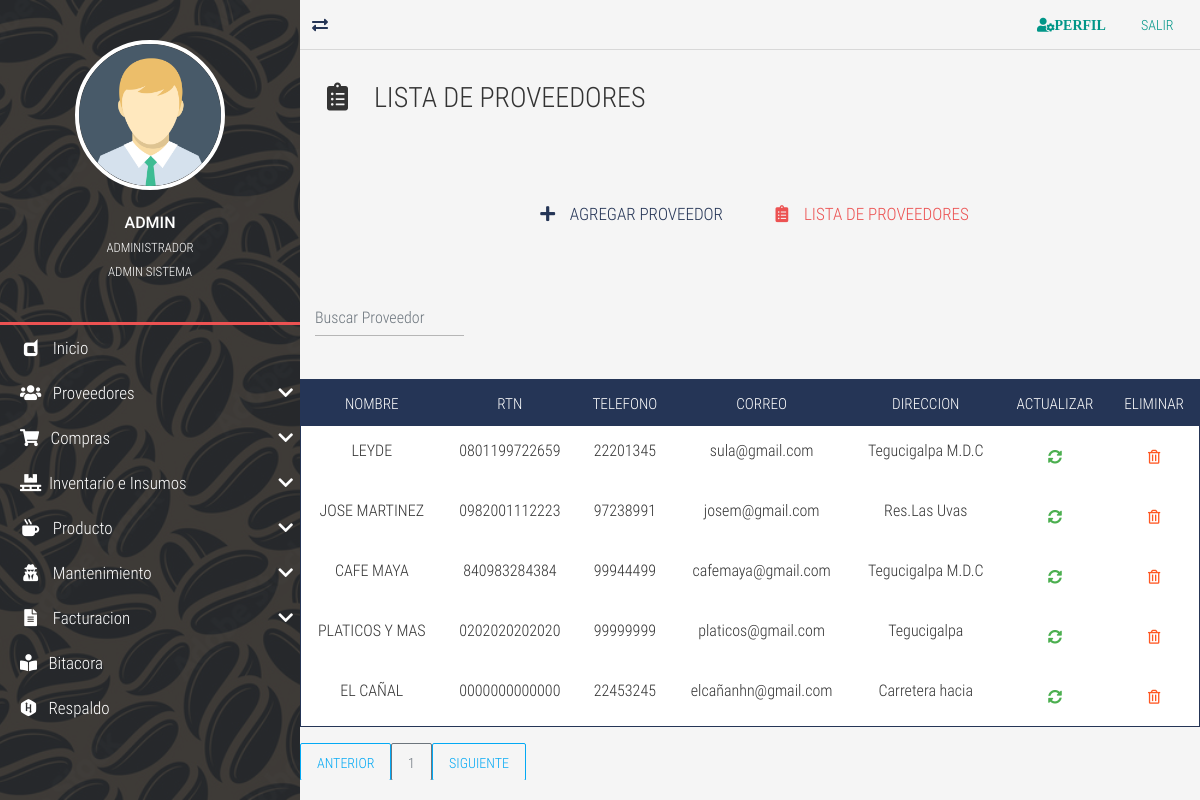
Screenshot of /proveedor-list/ (signed in) with the database file from the repository.
### tables this page shows
CREATE TABLE `TBL_Proveedores` (
  `id_Proveedores` int NOT NULL AUTO_INCREMENT,
  `nom_proveedor` varchar(45) DEFAULT NULL,
  `rtn_proveedor` varchar(50) DEFAULT NULL,
  `tel_proveedor` varchar(50) DEFAULT NULL,
  `correo_proveedor` varchar(45) NOT NULL,
  `dir_proveedor` varchar(45) DEFAULT NULL,
  PRIMARY KEY (`id_Proveedores`) USING BTREE
);

### controladores/vistasControlador.php (called while the page is built, shortened)
<?php
	class vistasControlador extends vistasModelo{
		public function obtener_plantilla_controlador(){
			return require_once "./vistas/plantilla.php";
		}
	}

### index.php (called while the page is built, shortened)
<?php
	require_once "./controladores/vistasControlador.php";
	$plantilla = new vistasControlador();
	$plantilla->obtener_plantilla_controlador();

### vistas/contenidos/proveedor-list-view.php (the view, shortened to what this page needs)
<div class="full-box page-header">
	<h3 class="text-left">
		<i class="fas fa-clipboard-list fa-fw"></i> &nbsp; LISTA DE PROVEEDORES
	</h3>
</div>
<div class="container-fluid">
	<ul class="full-box list-unstyled page-nav-tabs">
		<li>
			<a href="<?php echo SERVERURL; ?>proveedor-new/"><i class="fas fa-plus fa-fw"></i> &nbsp; AGREGAR PROVEEDOR</a>
		</li>
		<li>
			<a class="active" href="<?php echo SERVERURL; ?>proveedor-list/"><i class="fas fa-clipboard-list fa-fw"></i> &nbsp; LISTA DE PROVEEDORES</a>
		</li>
		</ul>
</div>
<?php
$where="";
?>
      <div class="container-fluid">
  <form class="d-flex">
      <input class="form-control me-2 light-table-filter" data-table="table_id" type="text"
      placeholder="Buscar Proveedor">
      </form>
  </div>
  <br>
      <table class="table table-striped table-dark table_id text-center" id="tblDatos">
                         <thead>
                         <tr>
                        <th>NOMBRE</th>
                        <th>RTN</th>
                        <th>TELEFONO</th>
                        <th>CORREO</th>
                        <th>DIRECCION</th>
                    	<th>ACTUALIZAR</th>
						<th>ELIMINAR</th>
                        </tr>
                        </thead>
                        <tbody>
				<?php
include ("./cone.php");
$SQL="SELECT * FROM TBL_Proveedores
$where";
$dato = mysqli_query($conexion, $SQL);
if($dato -> num_rows >0){
    while($fila=mysqli_fetch_array($dato)){
?>
<tr>
<td><?php echo $fila['nom_proveedor']; ?></td>
<td><?php echo $fila['rtn_proveedor']; ?></td>
<td><?php echo $fila['tel_proveedor']; ?></td>
<td><?php echo $fila['correo_proveedor']; ?></td>
<td><?php echo $fila['dir_proveedor']; ?></td>
<td>
	<a href="<?php echo SERVERURL; ?>proveedor-update/<?php echo $fila['id_Proveedores']?>" class="btn btn-success">
		<i class="fas fa-sync-alt"></i>
	</a>
</td>
<td>
	<form class="FormularioAjax" action="<?php echo SERVERURL; ?>ajax/proveedorAjax.php" method="POST" data-form="delete" autocomplete="off">
	<button type="submit" class="btn btn-warning">
		<i class="far fa-trash-alt"></i>
	</button>
	</form>
</td>
</tr>
<?php
}
}else{
    ?>
    <tr class="text-center">
    <td colspan="16">No existen registros</td>
    </tr>
    <?php
}
?>
	</body>
  <div id="paginador" class=""></div>

### vistas/css/all.css (style rules this page uses)
.fa, .fas, .far, .fal, .fab { -moz-osx-font-smoothing: grayscale; -webkit-font-smoothing: antialiased; display: inline-block; font-style: normal; font-variant: normal; text-rendering: auto; line-height: 1; }
.fa-fw { text-align: center; width: 1.25em; }
.fa-clipboard-list:before { content: "\f46d"; }
.fa-plus:before { content: "\f067"; }
.fa-sync-alt:before { content: "\f2f1"; }
.fa-trash-alt:before { content: "\f2ed"; }
.far { font-family: 'Font Awesome 5 Free'; font-weight: 400; }
.fa, .fas { font-family: 'Font Awesome 5 Free'; font-weight: 900; }

### vistas/css/style.css (style rules this page uses)
:root { --color-one: #F5F5F5; --color-two: #24292E; --color-three: #EC5252; --form-color: #14111A; --accent-color: #253556; --border-color: #D8D8D8; }
body,html { font-family: 'roboto_condensed_light'; width: 100vw; height: 100vh; background-color: var(--color-one); color: #333; font-size: 16px; }
.full-box { margin: 0; padding: 0; box-sizing: border-box; width: 100%; }
.page-header { padding: 30px 20px 60px 20px; }
.page-header > :nth-child(1) { padding-bottom: 7px; }
.page-nav-tabs { display: flex; justify-content: center; flex-wrap: wrap; margin-bottom: 30px; }
.page-nav-tabs li, .page-nav-tabs li a { height: 40px; line-height: 40px; }
.page-nav-tabs li { margin: 5px 20px; }
.page-nav-tabs li a { color: var(--accent-color); font-size: 17px; min-width: 200px; width: auto; display: block; text-align: center; user-select: none; transition: all .2s ease-in-out; border-bottom: 2px solid transparent; }
.page-nav-tabs li a.active { color: var(--color-three); cursor: none; pointer-events: none; }
.table .btn { margin-bottom: 0; }
.table thead th { color: #FFF; }
.table tbody tr { color: #333; transition: all .2s ease-in-out; }
.table-dark, .table { background-color: #fff; }
.table-dark { border: 1px solid var(--accent-color); }
.table-dark thead tr { background-color: var(--accent-color); }
.table-dark td, .table-dark thead th, .table-dark th { border: none; }
table form { margin-bottom: 0; }

### rows the page displays
tbl_proveedores: nom_proveedor "LEYDE", rtn_proveedor "0801199722659", tel_proveedor "22201345", correo_proveedor "sula@gmail.com", dir_proveedor "Tegucigalpa M.D.C"
tbl_proveedores: nom_proveedor "JOSE MARTINEZ", rtn_proveedor "0982001112223", tel_proveedor "97238991", correo_proveedor "josem@gmail.com", dir_proveedor "Res.Las Uvas"
tbl_proveedores: nom_proveedor "CAFE MAYA", rtn_proveedor "840983284384", tel_proveedor "99944499", correo_proveedor "cafemaya@gmail.com", dir_proveedor "Tegucigalpa M.D.C"
tbl_proveedores: nom_proveedor "PLATICOS Y MAS", rtn_proveedor "0202020202020", tel_proveedor "99999999", correo_proveedor "platicos@gmail.com", dir_proveedor "Tegucigalpa"
tbl_proveedores: nom_proveedor "EL CAÑAL", rtn_proveedor "0000000000000", tel_proveedor "22453245", correo_proveedor "elcañanhn@gmail.com", dir_proveedor "Carretera hacia"

### other values shown
$_SESSION['usuario_login'] "ADMIN"
$_SESSION['nombre_usuario'] "ADMINISTRADOR"
$_SESSION['rol'] "ADMIN SISTEMA"
